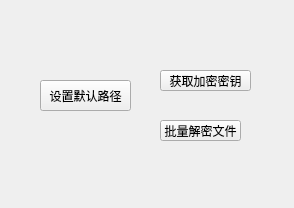
<?xml version="1.0" encoding="UTF-8"?>
<ui version="4.0">
 <class>Form</class>
 <widget class="QWidget" name="Form">
  <property name="geometry">
   <rect>
    <x>0</x>
    <y>0</y>
    <width>294</width>
    <height>208</height>
   </rect>
  </property>
  <property name="windowTitle">
   <string>Form</string>
  </property>
  <widget class="QPushButton" name="decode_btn">
   <property name="geometry">
    <rect>
     <x>160</x>
     <y>120</y>
     <width>81</width>
     <height>21</height>
    </rect>
   </property>
   <property name="text">
    <string>批量解密文件</string>
   </property>
  </widget>
  <widget class="QPushButton" name="get_key_btn">
   <property name="geometry">
    <rect>
     <x>160</x>
     <y>70</y>
     <width>91</width>
     <height>21</height>
    </rect>
   </property>
   <property name="text">
    <string>获取加密密钥</string>
   </property>
  </widget>
  <widget class="QPushButton" name="set_default_btn">
   <property name="geometry">
    <rect>
     <x>40</x>
     <y>80</y>
     <width>91</width>
     <height>31</height>
    </rect>
   </property>
   <property name="text">
    <string>设置默认路径</string>
   </property>
  </widget>
 </widget>
 <resources/>
 <connections/>
</ui>
